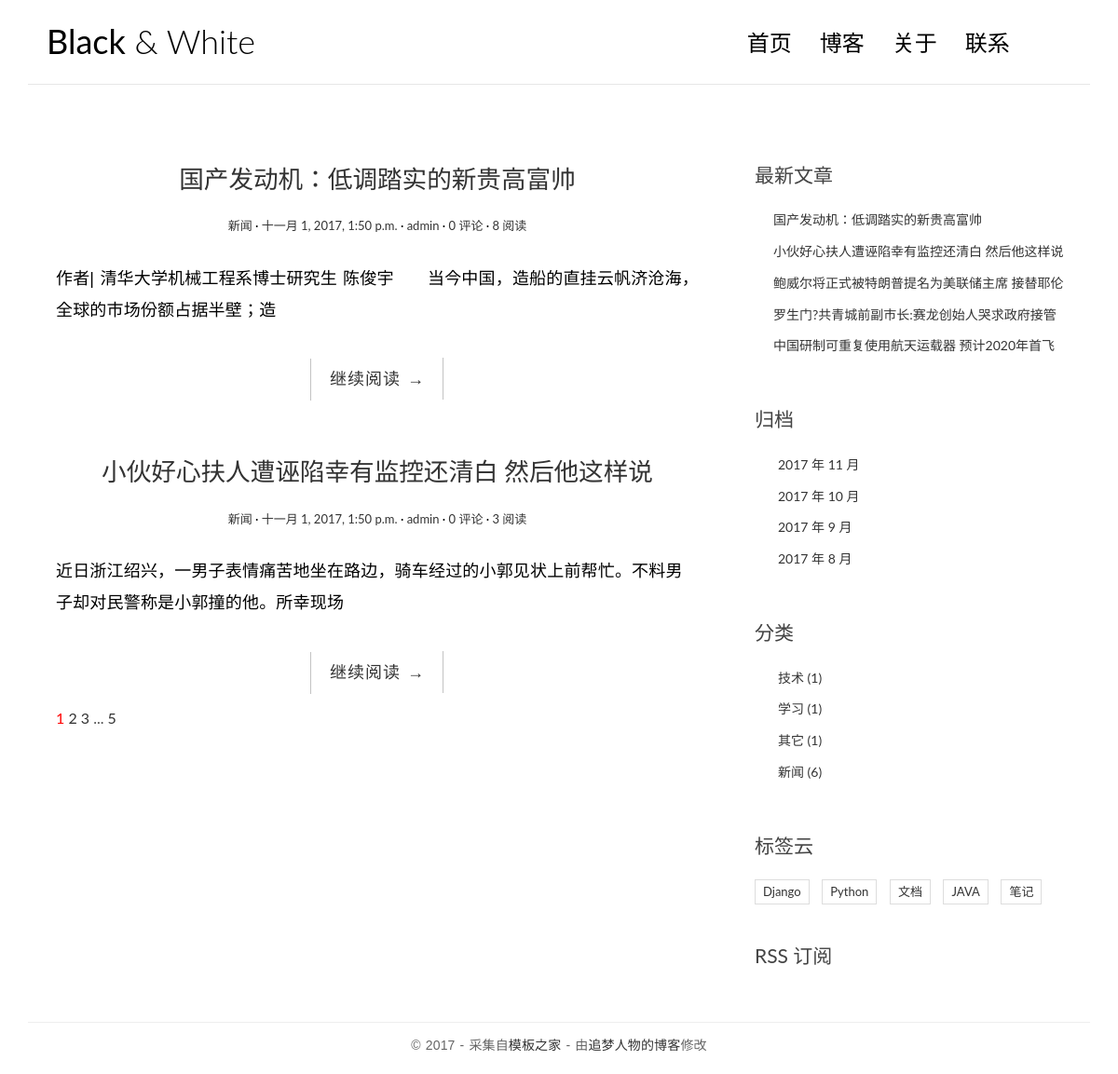
The page / on the database its author committed.
### blog/models.py (models this page shows, shortened)
class Post(models.Model):
    title = models.CharField(max_length=70)
    body = models.TextField()
    create_time = models.DateTimeField()
    modified_time = models.DateTimeField()
    excerpt = models.CharField(max_length=200, blank=True)
    category = models.ForeignKey(Category)
    tags = models.ManyToManyField(Tag, blank=True)
    author = models.ForeignKey(User)
    views = models.PositiveIntegerField(default=0)
    def get_absolute_url(self):
        return reverse('blog:detail', kwargs={'pk': self.pk})
    class Meta:
        ordering = ['-create_time']

class Category(models.Model):
    name = models.CharField(max_length=100)

class Tag(models.Model):
    name = models.CharField(max_length=100)

### blog/views.py (the view, shortened to what this page needs)
# urls.py: url(r'^$', views.IndexView.as_view(), name='index'),
class IndexView(ListView):
    model = Post
    template_name = 'blog/index.html'
    context_object_name = 'post_list'
    paginate_by = 2
    def get_context_data(self, **kwargs):
        context = super().get_context_data(**kwargs)
        paginator = context.get('paginator')
        page = context.get('page_obj')
        is_paginated = context.get('is_paginated')
        pagination_data = self.pagination_data(paginator, page, is_paginated)
        context.update(pagination_data)
        return context
    def pagination_data(self, paginator, page, is_paginated):
        if not is_paginated:
            return {}
        left = {}
        right = {}
        left_has_more = False
        right_has_more = False
        first = False
        last = False
        page_number = page.number
        total_pages = paginator.num_pages
        page_range = paginator.page_range
        if page_number == 1:
            right = page_range[page_number:page_number + 2]
            if right[-1] < total_pages - 1:
                right_has_more = True
            if right[-1] < total_pages:
                last = True
        elif page_number == total_pages:
            left = page_range[(page_number - 3) if (page_number - 3) > 0 else 0:page_number - 1]
            if left[0] > 2:
                left_has_more = True
            if left[0] > 1:
                first = True
        data = {
            'left': left,
            'right': right,
            'left_has_more':left_has_more,
            'right_has_more':right_has_more,
            'first':first,
            'last':last,
        }
        return data

### blog/templatetags/blog_tags.py (called while the page is built)
@register.simple_tag
def get_recent_posts(num=5):
    return Post.objects.all().order_by('-create_time')[:num]

@register.simple_tag
def archives():
    return Post.objects.dates('create_time', 'month', order='DESC')

@register.simple_tag
def get_categories():
    return Category.objects.annotate(num_posts=Count('post')).filter(num_posts__gt=0)

@register.simple_tag
def get_tags():
    return Tag.objects.annotate(num_posts=Count('post')).filter(num_posts__gt=0)

### templates/blog/index.html (shortened to what this page needs)
{% extends 'base.html' %}
{% block main %}
    {% for post in post_list %}
        <article class="post post-{{ post.pk }}">
            <header class="entry-header">
                <h1 class="entry-title">
                    <a href="{{ post.get_absolute_url }}">{{ post.title }}</a>
                </h1>
                <div class="entry-meta">
                    <span class="post-category"><a href="{% url 'blog:category' post.category.pk %}">{{ post.category.name }}</a></span>
                    <span class="post-date"><a href="#"><time class="entry-date"
                                                              datetime="{{ post.create_time }}">{{ post.create_time }}</time></a></span>
                    <span class="post-author"><a href="#">{{ post.author }}</a></span>
                    <span class="comments-link"><a href="{{ post.get_absolute_url }}">{{ post.comment_set.count }} 评论</a></span>
                    <span class="views-count"><a href="{{ post.get_absolute_url }}">{{ post.views }} 阅读</a></span>
                </div>
            </header>
            <div class="entry-content clearfix">
                <p>{{ post.excerpt }}</p>
                <div class="read-more cl-effect-14">
                    <a href="{{ post.get_absolute_url }}" class="more-link">继续阅读 <span class="meta-nav">→</span></a>
                </div>
            </div>
        </article>
    {% empty %}
        <div class="no-post">暂时还没有发布的文章！</div>
    {% endfor %}
    {% if is_paginated %}
    <div class="pagination-simple">
        <a href="?page={{ page_obj.number }}" style="color:red">{{ page_obj.number }}</a>
        {% if right %}
          {% for i in right %}
            <a href="?page={{ i }}">{{ i }}</a>
          {% endfor %}
          {% if right_has_more %}
            <span>...</span>
          {% endif %}
        {% endif %}
        {% if last %}
          <a href="?page={{ paginator.number }}">{{ paginator.num_pages }}</a>
        {% endif %}
    </div>
    {% endif %}
  {% endblock main %}

### templates/base.html (shortened to what this page needs)
{% load staticfiles %}
{% load blog_tags %}
<!DOCTYPE html>
<html>
<head>
    <link rel="stylesheet" href="http://code.ionicframework.com/ionicons/2.0.1/css/ionicons.min.css">
    <link rel="stylesheet" href="{% static 'blog/css/bootstrap.min.css' %}">
    <link rel="stylesheet" href="{% static 'blog/css/pace.css' %}">
    <link rel="stylesheet" href="{% static 'blog/css/custom.css' %}">
    <link rel="stylesheet" href="{% static 'blog/css/highlights/github.css' %}">
</head>
<body>
<div class="container">
    <header id="site-header">
        <div class="row">
            <div class="col-md-4 col-sm-5 col-xs-8">
                <div class="logo">
                    <h1><a href="{% url 'blog:index' %}"><b>Black</b> &amp; White</a></h1>
                </div>
            </div>
            <div class="col-md-8 col-sm-7 col-xs-4">
                <nav class="main-nav" role="navigation">
                    <div class="collapse navbar-collapse" id="bs-example-navbar-collapse-1">
                        <ul class="nav navbar-nav navbar-right">
                            <li class="cl-effect-11"><a href="{% url 'blog:index' %}" data-hover="首页">首页</a></li>
                            <li class="cl-effect-11"><a href="full-width.html" data-hover="博客">博客</a></li>
                            <li class="cl-effect-11"><a href="about.html" data-hover="关于">关于</a></li>
                            <li class="cl-effect-11"><a href="contact.html" data-hover="联系">联系</a></li>
                        </ul>
                    </div>
                </nav>
            </div>
        </div>
    </header>
</div>
<div class="content-body">
    <div class="container">
        <div class="row">
            <main class="col-md-8">
                {% block main %}
                {% endblock main %}
            </main>
            <aside class="col-md-4">
                <div class="widget widget-recent-posts">
                    <h3 class="widget-title">最新文章</h3>
                    {% get_recent_posts as recent_post_list %}
                    <ul>
                        {% for post in recent_post_list %}
                        <li>
                            <a href="{{ post.get_absolute_url }}">{{ post.title }}</a>
                        </li>
                        {% empty %}
                        暂无文章！
                        {% endfor %}
                    </ul>
                </div>
                <div class="widget widget-archives">
                    <h3 class="widget-title">归档</h3>
                    {% archives as date_list %}
                    <ul>
                        {% for date in date_list %}
                        <li>
                            <a href="{% url 'blog:archives' date.year date.month %}">{{ date.year }} 年 {{ date.month }} 月</a>
                        </li>
                        {% empty %}
                        暂无归档！
                        {% endfor %}
                    </ul>
                </div>
                <div class="widget widget-category">
                    <h3 class="widget-title">分类</h3>
                    {% get_categories as category_list %}
                    <ul>
                        {% for category in category_list %}
                        <li>
                            <a href="{% url 'blog:category' category.pk %}">{{ category.name }}
                              <span class="post-count">({{ category.num_posts }})</span>
                            </a>
                        </li>
                        {% empty %}
                        暂无分类！
                        {% endfor %}
                    </ul>
                </div>
                <div class="widget widget-tag-cloud">
                    <h3 class="widget-title">标签云</h3>
                    {% get_tags as tag_list %}
                    <ul>
                      {% for tag in tag_list %}
                        <li>
                            <a href="{% url 'blog:tag' tag.pk %}">{{ tag.name }}</a>
                        </li>
                      {% empty %}
                      暂无标签！
                      {% endfor %}
                    </ul>
                </div>
                <div class="rss">
                    <a href="{% url 'rss' %}"> RSS 订阅</a>
                </div>
            </aside>
        </div>
    </div>
</div>
<footer id="site-footer">
    <div class="container">
        <div class="row">
            <div class="col-md-12">
                <p class="copyright">&copy 2017 - 采集自<a href="http://www.cssmoban.com/"
                                                        target="_blank" title="模板之家">模板之家</a>
                    - 由<a href="http://zmrenwu.com/" title="网页模板" target="_blank">追梦人物的博客</a>修改
                </p>
            </div>
        </div>
    </div>
</footer>
</body>
</html>

### blog/static/blog/css/custom.css (style rules this page uses)
* { outline: none; }
h1, h2, h3, h4, h5, h6 { margin-top: 0; }
b { font-weight: 400; }
a { color: #333; }
body { color: #444; font-family: 'Lato', sans-serif; }
p { font-family: 'Ubuntu', sans-serif; font-weight: 400; word-spacing: 1px; letter-spacing: 0.01em; }
#site-header { background-color: #FFF; padding: 25px 20px; margin-bottom: 40px; border-bottom: 1px solid #e7e7e7; }
.logo h1 a { color: #000; }
.logo h1 { margin: 0; font-family: 'Lato', sans-serif; font-weight: 300; }
.main-nav { margin-top: 11px; max-width: 95%; }
.main-nav a { color: #000000 !important; padding: 0 0 5px 0 !important; margin-right: 30px; font-family: 'Lato', sans-serif; font-weight: 300; font-size: 24px; }
.cl-effect-11 a { padding: 10px 0; color: #0972b4; text-shadow: none; }
.cl-effect-11 a::before { position: absolute; top: 0; left: 0; overflow: hidden; padding: 0 0 5px 0 !important; max-width: 0; border-bottom: 1px solid #000; color: #000; content: attr(data-hover); white-space: nowrap; -webkit-transition: max-width 0.5s; -moz-transition: max-width 0.5s; transition: max-width 0.5s; }
.content-body { padding-bottom: 4em; }
.post { background: #fff; padding: 30px 30px 0; }
.entry-title { text-align: center; font-size: 1.9em; margin-bottom: 20px; line-height: 1.6; padding: 10px 20px 0; }
.entry-meta { text-align: center; color: #DDDDDD; font-size: 13px; margin-bottom: 30px; }
.entry-content { font-size: 18px; line-height: 1.9; font-weight: 300; color: #000; }
.post-category::after, .post-date::after, .post-author::after, .comments-link::after { content: ' ·'; color: #000; }
.read-more { font-family: 'Ubuntu', sans-serif; font-weight: 400; word-spacing: 1px; letter-spacing: 0.01em; text-align: center; margin-top: 20px; }
.cl-effect-14 a { padding: 0 20px; height: 45px; line-height: 45px; position: relative; display: inline-block; margin: 15px 25px; letter-spacing: 1px; font-weight: 400; text-shadow: 0 0 1px rgba(255, 255, 255, 0.3); }
.cl-effect-14 a::before, .cl-effect-14 a::after { position: absolute; width: 45px; height: 1px; background: #C3C3C3; content: ''; -webkit-transition: all 0.3s; -moz-transition: all 0.3s; transition: all 0.3s; pointer-events: none; }
.cl-effect-14 a::before { top: 0; left: 0; -webkit-transform: rotate(90deg); -moz-transform: rotate(90deg); transform: rotate(90deg); -webkit-transform-origin: 0 0; -moz-transform-origin: 0 0; transform-origin: 0 0; }
.cl-effect-14 a::after { right: 0; bottom: 0; -webkit-transform: rotate(90deg); -moz-transform: rotate(90deg); transform: rotate(90deg); -webkit-transform-origin: 100% 0; -moz-transform-origin: 100% 0; transform-origin: 100% 0; }
.widget { background: #fff; padding: 30px 0 0; }
.widget-title { font-size: 1.5em; margin-bottom: 20px; line-height: 1.6; padding: 10px 0 0; font-weight: 400; }
.widget-recent-posts ul { padding: 0; margin: 0; padding-left: 20px; }
.widget-recent-posts ul li { list-style-type: none; position: relative; line-height: 170%; margin-bottom: 10px; }
.widget-recent-posts ul li::before { content: '\f3d3'; font-family: "Ionicons"; position: absolute; left: -17px; top: 3px; font-size: 16px; color: #000; }
.widget-archives ul { padding: 0; margin: 0; padding-left: 25px; }
.widget-archives ul li { list-style-type: none; position: relative; line-height: 170%; margin-bottom: 10px; }
.widget-archives ul li::before { content: '\f3f3'; font-family: "Ionicons"; position: absolute; left: -25px; top: 1px; font-size: 16px; color: #000; }
.widget-category ul { padding: 0; margin: 0; padding-left: 25px; }
.widget-category ul li { list-style-type: none; position: relative; line-height: 170%; margin-bottom: 10px; }
.widget-category ul li::before { content: '\f3fe'; font-family: "Ionicons"; position: absolute; left: -25px; top: 1px; font-size: 18px; color: #000; }
.widget-tag-cloud ul { padding: 0; margin: 0; margin-right: -10px; }
.widget-tag-cloud ul li { list-style-type: none; font-size: 13px; display: inline-block; margin-right: 10px; margin-bottom: 10px; padding: 3px 8px; border: 1px solid #ddd; }
.rss { font-size: 21px; margin-top: 30px; }
.rss a { color: #444; }
#site-footer { padding-top: 10px; padding: 0 0 1.5em 0; }
.copyright { text-align: center; padding-top: 1em; margin: 0; border-top: 1px solid #eee; color: #666; }
.pagination-simple { padding-left: 30px; font-size: 16px; }

### rows shown on the page
Post: title "国产发动机：低调踏实的新贵高富帅", category.name "新闻", create_time "十一月 1, 2017, 1:50 p.m.", author "admin", comment_set.count "0", views "8", excerpt "作者| 清华大学机械工程系博士研究生 陈俊宇 当今中国，造船的直挂云帆济沧海，全球的市场份额占据半壁；造"
Post: title "小伙好心扶人遭诬陷幸有监控还清白 然后他这样说", category.name "新闻", create_time "十一月 1, 2017, 1:50 p.m.", author "admin", comment_set.count "0", views "3", excerpt "近日浙江绍兴，一男子表情痛苦地坐在路边，骑车经过的小郭见状上前帮忙。不料男子却对民警称是小郭撞的他。所幸现场"
Post: title "鲍威尔将正式被特朗普提名为美联储主席 接替耶伦"
Post: title "罗生门?共青城前副市长:赛龙创始人哭求政府接管"
Post: title "中国研制可重复使用航天运载器 预计2020年首飞"
Category: name "技术", num_posts "1"
Category: name "学习", num_posts "1"
Category: name "其它", num_posts "1"
Category: name "新闻", num_posts "6"
Tag: name "Django"
Tag: name "Python"
Tag: name "文档"
Tag: name "JAVA"
Tag: name "笔记"

### other values the page prints
{{ page_obj.number }} "1"
{{ i }} "2" "3"
{{ paginator.num_pages }} "5"
{{ date.year }} "2017" "2017" "2017" "2017"
{{ date.month }} "11" "10" "9" "8"
